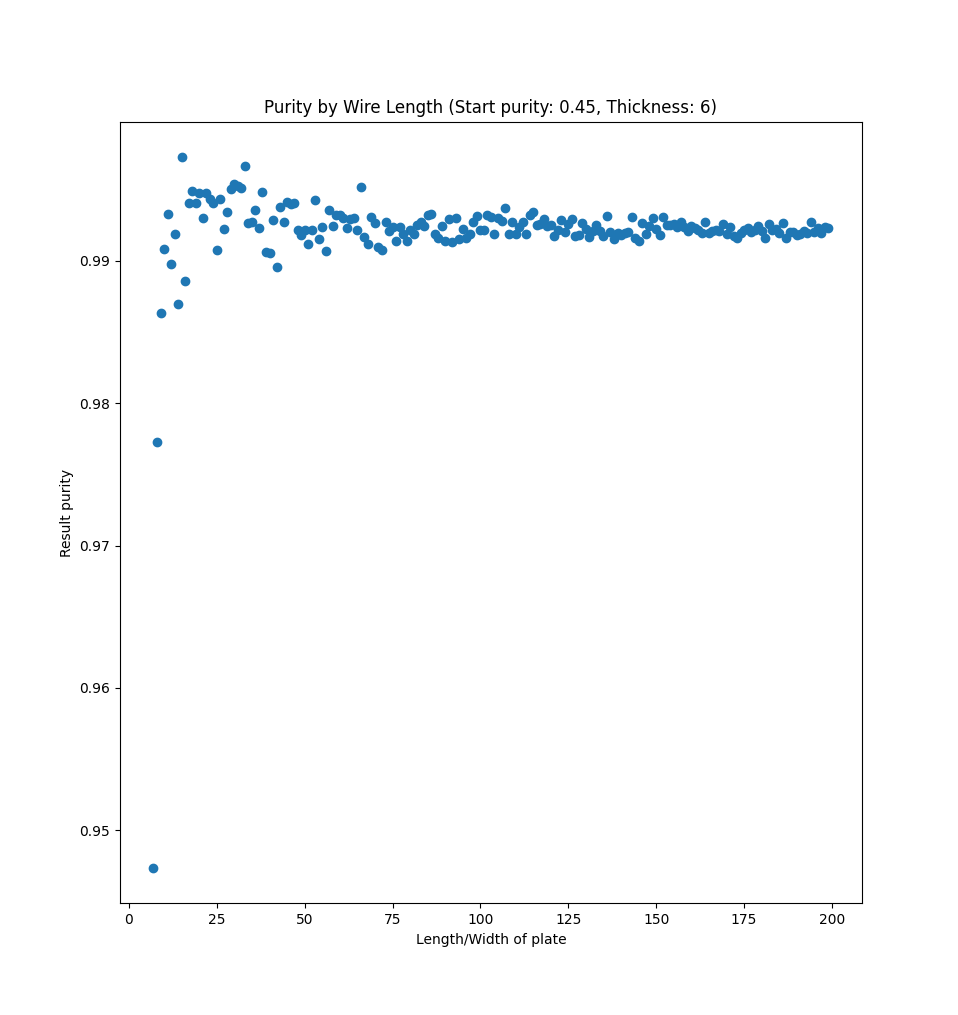

Write Python code to recreate this figure.
import inquarting
import numpy as np
import matplotlib.pyplot as plt

THICKNESS = 6
START_PURITY = 0.45
lengths = list(range(THICKNESS, 200))
purities = []

for length_i in range(len(lengths)):
    plate = inquarting.create_alloy_array((THICKNESS, length_i, lengths[length_i]), START_PURITY, 1-START_PURITY, 0.0)
    plate = inquarting.simulate_nitric_acid(plate)
    purity = np.sum(plate == inquarting.MATERIAL_GOLD) / np.sum(plate != inquarting.MATERIAL_DISSOLVED_SILVER)
    purities.append(purity)

plt.scatter(lengths, purities)
plt.xlabel("Length/Width of plate")
plt.ylabel("Result purity")
plt.title(f"Purity by Wire Length (Start purity: {START_PURITY}, Thickness: {THICKNESS})")
plt.show()
